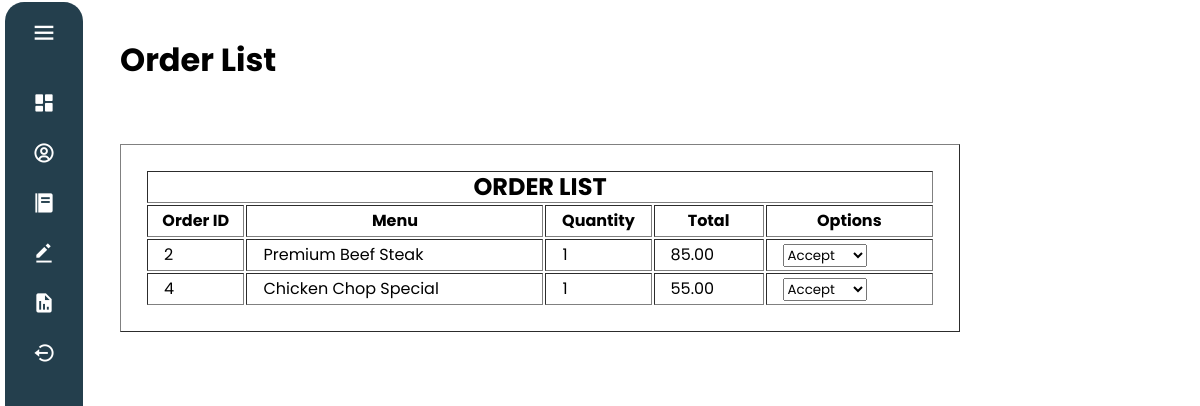
/PHP/RO_MenuList.php (signed in), run on the app's committed database.
### tables this page shows
CREATE TABLE `OrderRecord`(
    `Order_ID` INT AUTO_INCREMENT,
    `Cust_ID` INT,
    `Rest_ID` INT,
    `Rider_ID` INT,
    `Order_MenuName` VARCHAR(30),
    `Order_Quantity` INT,
    `Order_DeliveryFee` DECIMAL(65,2),
    `Order_DeliveryTime` DATETIME,
    `Order_Total` DECIMAL(65,2),
    PRIMARY KEY (`Order_ID`)
);

### PHP/RO_MenuList.php (the view, shortened to what this page needs)
<?php
    include_once 'C:\xampp\htdocs\Foody\Database\db.php';
?>
<!DOCTYPE html>
<html lang="en">
<head>
    <link rel="stylesheet" href="CSS/Menulist.css">
    <link rel="stylesheet" href="https://cdnjs.cloudflare.com/ajax/libs/font-awesome/6.0.0/css/all.min.css"/>
</head>
<body>
    <?php include "./RO_Navigationbar.php" ?>
    <h1>Order List</h1>
    <?php
                        $query1 = "SELECT * FROM orderrecord WHERE Rest_ID = '{$_SESSION["RO_login"]}'";
                        $result = mysqli_query($con, $query1);
            ?>
                        <table border="1px" style="width: 70%; line-height:30px;">
                            <tr>
                                <th colspan=5><h2>ORDER LIST</h2></th>
                            </tr>
                            <t>
                                <th>Order ID</th>
                                <th>Menu</th>
                                <th>Quantity</th>
                                <th>Total</th>
                                <th>Options</th>
                            </t>
                            <?php
                                if ($result->num_rows > 0) {
                                    while($row = $result->fetch_assoc()) {
                                        $id = $row['Order_ID'];
                                        $menu = $row['Order_MenuName'];
                                        $quantity = $row['Order_Quantity'];
                                        $total = $row['Order_Total'];
                                        echo
                                        '<tr>
                                            <td style="padding: 0 1rem">'.$id.'</td>
                                            <td style="padding: 0 1rem">'.$menu.'</td>
                                            <td style="padding: 0 1rem">'.$quantity.'</td>
                                            <td style="padding: 0 1rem">'.$total.'</td>
                                            <td style="padding: 0 1rem">
                                            <div class="dropdownMenu">
                                            <select name="optionType" id="status">
                                                <option value="Accept">Accept</option>
                                                <option value="Cookedr">Cooked</option>
                                                <option value="Prepared">Prepared</option>
                                            </select>
                                            </td>
                                        </tr>';
                                    }
                                }
                            ?>
                        </table><br><br>
</body>
</html>

### PHP/CSS/Menulist.css (style rules this page uses)
html { overflow-y: scroll; overflow-x:hidden; }
body { font-family: 'Poppins', sans-serif; }
h1 { margin-left: 10%; margin-top: 3%; }
table { margin-left: 10%; margin-top: 5%; padding: 2%; height: 10%; }

### PHP/CSS/RO_Navigation.css (style rules this page uses)
* { margin:0; padding:0; box-sizing: border-box; font-family: 'Poppins',sans-serif; }
body { position: relative; min-height: 100vh; width: 100%; overflow: hidden; }

### data on the page
orderrecord: Order_ID "2", Order_MenuName "Premium Beef Steak", Order_Quantity "1", Order_Total "85.00"
orderrecord: Order_ID "4", Order_MenuName "Chicken Chop Special", Order_Quantity "1", Order_Total "55.00"
